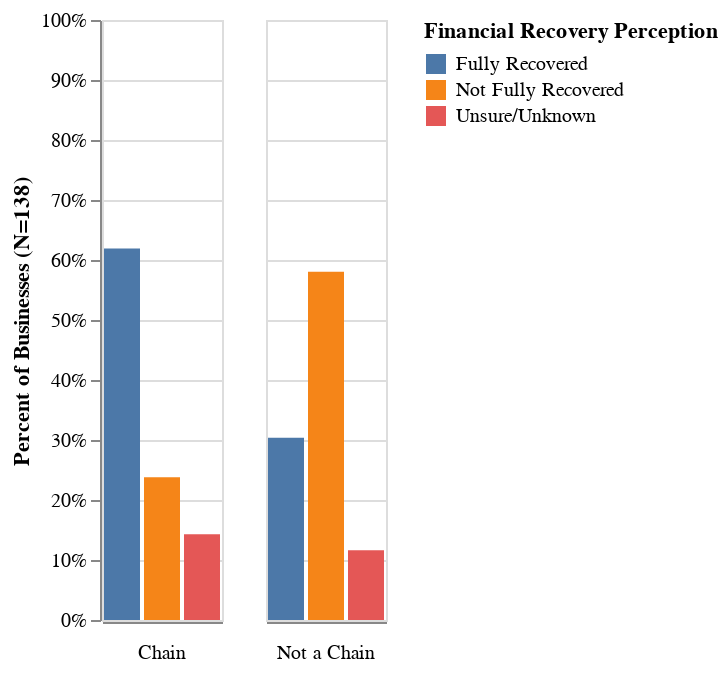

Here is the notebook cell this chart was saved with:
### Code cell
chain_order = ['Chain', 'Not a Chain']
alt.Chart(df_chain_pct).mark_bar().encode(
    x=alt.X('financial_recovery').title('').axis(labels=False,tickSize=0),
    y=alt.Y('pct_group').axis(format='%').scale(domain=(0,1)).title('Percent of Businesses (N=138)'),
    color=alt.Color('financial_recovery', sort=financial_order).title('Financial Recovery Perception'),
    order = alt.Order('color_financial_recovery_sort_index:Q'),
    column=alt.Column("Chain:N",spacing=20, sort=chain_order, header=alt.Header(titleOrient='bottom', labelOrient='bottom')).title('')
)

### Figure 1 — Vega-Lite specification as saved in the notebook (floating-point values rounded to 4 significant figures)
{"config": {"view": {"continuousWidth": 300, "continuousHeight": 300}}, "data": {"name": "data-3da3eed90fcf5e1544b425b7ccb20606"}, "mark": {"type": "bar"}, "encoding": {"color": {"field": "financial_recovery", "sort": ["Fully Recovered", "Not Fully Recovered", "Unsure/Unknown"], "title": "Financial Recovery Perception", "type": "nominal"}, "column": {"field": "Chain", "header": {"labelOrient": "bottom", "titleOrient": "bottom"}, "sort": ["Chain", "Not a Chain"], "spacing": 20, "title": "", "type": "nominal"}, "order": {"field": "color_financial_recovery_sort_index", "type": "quantitative"}, "x": {"axis": {"labels": false, "tickSize": 0}, "field": "financial_recovery", "title": "", "type": "nominal"}, "y": {"axis": {"format": "%"}, "field": "pct_group", "scale": {"domain": [0, 1]}, "title": "Percent of Businesses (N=138)", "type": "quantitative"}}, "$schema": "https://vega.github.io/schema/vega-lite/v5.20.1.json", "datasets": {"data-3da3eed90fcf5e1544b425b7ccb20606": [{"financial_recovery": "Fully Recovered", "Chain": "Chain", "counts": 13, "pct_group": 0.619}, {"financial_recovery": "Fully Recovered", "Chain": "Not a Chain", "counts": 34, "pct_group": 0.3036}, {"financial_recovery": "Not Fully Recovered", "Chain": "Chain", "counts": 5, "pct_group": 0.2381}, {"financial_recovery": "Not Fully Recovered", "Chain": "Not a Chain", "counts": 65, "pct_group": 0.5804}, {"financial_recovery": "Unsure/Unknown", "Chain": "Chain", "counts": 3, "pct_group": 0.1429}, {"financial_recovery": "Unsure/Unknown", "Chain": "Not a Chain", "counts": 13, "pct_group": 0.1161}]}}
